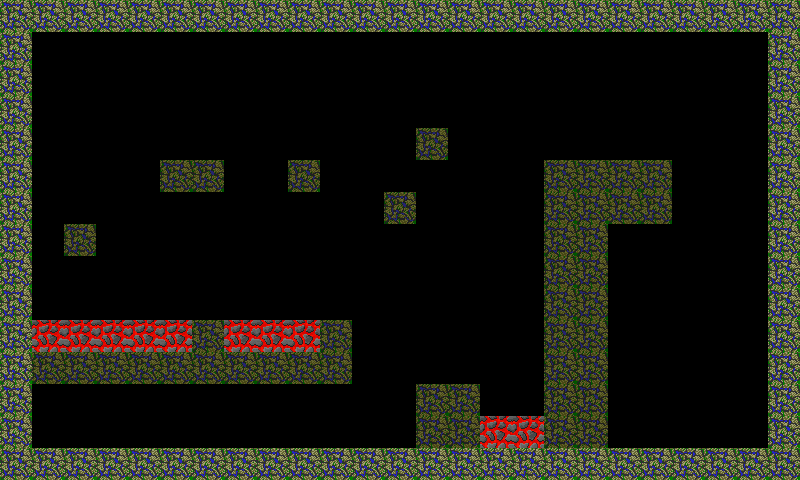

The image is a tile-based game level rendered from a .tmx file. Its description and complete source (layers, tilesets, objects, tile grids) follow:
An orthogonal 25x15 tile map with 32x32 px tiles, 2 tile layers (foreground, background) and 2 objects (playerStart, bossStart).

<map version="1.0.0" orientation="orthogonal" renderorder="right-down" width="25" height="15" tilewidth="32" tileheight="32" nextobjectid="3">
 <tileset firstgid="1" name="Ground" tilewidth="32" tileheight="32" tilecount="171" columns="9">
  <image source="../assets/sprites/ground.png" width="288" height="608" />
 </tileset>
 <objectgroup name="objects">
  <object id="1" name="playerStart" gid="1" x="64" y="416" width="32" height="32" visible="0" />
  <object id="2" name="bossStart" gid="1" x="704" y="416" width="32" height="32" visible="0" />
 </objectgroup>
 <layer name="foreground" width="25" height="15">
  <data encoding="csv">
22,22,22,22,22,22,22,22,22,22,22,22,22,22,22,22,22,22,22,22,22,22,22,22,22,
22,0,0,0,0,0,0,0,0,0,0,0,0,0,0,0,0,0,0,0,0,0,0,0,22,
22,0,0,0,0,0,0,0,0,0,0,0,0,0,0,0,0,0,0,0,0,0,0,0,22,
22,0,0,0,0,0,0,0,0,0,0,0,0,0,0,0,0,0,0,0,0,0,0,0,22,
22,0,0,0,0,0,0,0,0,0,0,0,0,24,0,0,0,0,0,0,0,0,0,0,22,
22,0,0,0,0,24,24,0,0,24,0,0,0,0,0,0,0,24,24,24,24,0,0,0,22,
22,0,0,0,0,0,0,0,0,0,0,0,24,0,0,0,0,24,24,24,24,0,0,0,22,
22,0,24,0,0,0,0,0,0,0,0,0,0,0,0,0,0,24,24,0,0,0,0,0,22,
22,0,0,0,0,0,0,0,0,0,0,0,0,0,0,0,0,24,24,0,0,0,0,0,22,
22,0,0,0,0,0,0,0,0,0,0,0,0,0,0,0,0,24,24,0,0,0,0,0,22,
22,37,37,37,37,37,24,37,37,37,24,0,0,0,0,0,0,24,24,0,0,0,0,0,22,
22,24,24,24,24,24,24,24,24,24,24,0,0,0,0,0,0,24,24,0,0,0,0,0,22,
22,0,0,0,0,0,0,0,0,0,0,0,0,24,24,0,0,24,24,0,0,0,0,0,22,
22,0,0,0,0,0,0,0,0,0,0,0,0,24,24,37,37,24,24,0,0,0,0,0,22,
22,22,22,22,22,22,22,22,22,22,22,22,22,22,22,22,22,22,22,22,22,22,22,22,22
</data>
 </layer>
 <layer name="background" width="25" height="15">
  <data encoding="csv">
0,0,0,0,0,0,0,0,0,0,0,0,0,0,0,0,0,0,0,0,0,0,0,0,0,
0,0,0,0,0,0,0,0,0,0,0,0,0,0,0,0,0,0,0,0,0,0,0,0,0,
0,0,0,0,0,0,0,0,0,0,0,0,0,0,0,0,0,0,0,0,0,0,0,0,0,
0,0,0,0,0,0,0,0,0,0,0,0,0,0,0,0,0,0,0,0,0,0,0,0,0,
0,0,0,0,0,0,0,0,0,0,0,0,0,0,0,0,0,0,0,0,0,0,0,0,0,
0,0,0,0,0,0,0,0,0,0,0,0,0,0,0,0,0,0,0,0,0,0,0,0,0,
0,0,0,0,0,0,0,0,0,0,0,0,0,0,0,0,0,0,0,0,0,0,0,0,0,
0,0,0,0,0,0,0,0,0,0,0,0,0,0,0,0,0,0,0,0,0,0,0,0,0,
0,0,0,0,0,0,0,0,0,0,0,0,0,0,0,0,0,0,0,0,0,0,0,0,0,
0,0,0,0,0,0,0,0,0,0,0,0,0,0,0,0,0,0,0,0,0,0,0,0,0,
0,0,0,0,0,0,0,0,0,0,0,0,0,0,0,0,0,0,0,0,0,0,0,0,0,
0,0,0,0,0,0,0,0,0,0,0,0,0,0,0,0,0,0,0,0,0,0,0,0,0,
0,0,0,0,0,0,0,0,0,0,0,0,0,0,0,0,0,0,0,0,0,0,0,0,0,
0,0,0,0,0,0,0,0,0,0,0,0,0,0,0,0,0,0,0,0,0,0,0,0,0,
0,0,0,0,0,0,0,0,0,0,0,0,0,0,0,0,0,0,0,0,0,0,0,0,0
</data>
 </layer>
</map>
